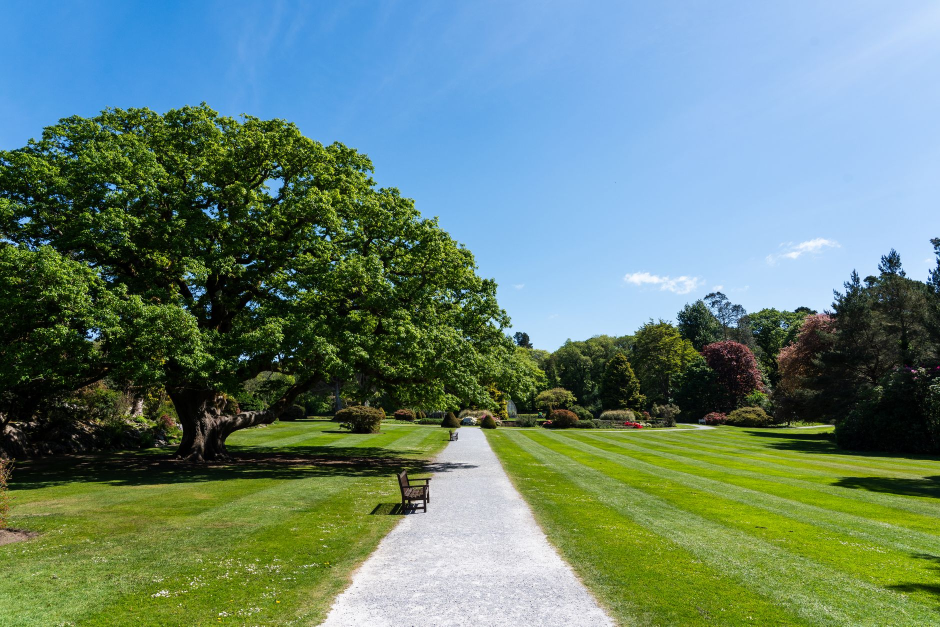
#> input picture chair-workout/assets/img/lawn_6.jpg, 1880 x 1253 px, given in place of aa_noreason.png, which was not available (shown at 1/2 size)
$ python scenes2.py
#> lines starting #> are read from the running program, lines starting #| are printed output that depends on the picture
### ai-equator/jensen/lib.py
"""Helpers for AI Equator style v2: dark stage, built cards, blue key words, orange hand notes, blur dissolves."""
import hashlib, subprocess
from pathlib import Path
from PIL import Image

H = Path(__file__).parent
Image.MAX_IMAGE_PIXELS = None
FF = r"C:/Users/daggu222105/AppData/Local/Microsoft/WinGet/Links/ffmpeg.exe"
RAW, CLIPS, IMG = H / "assets/raw", H / "assets/clips", H / "assets/img"
CLIPS.mkdir(exist_ok=True)

html, tl = [], []
Z = {"i": 0, "z": 10}
PENDING = []  # root-level video wrappers for the scene being built
B, E = '<span class="blue">', "</span>"


def nid(p="e"):
    Z["i"] += 1
    return f"{p}{Z['i']}"


def T(t):
    if isinstance(t, (int, float)):
        return float(t)
    m, x = t.split(":")
    return int(m) * 60 + float(x)


# ---------- motion
def enter(sel, t, y=18, d=.35):
    tl.append(f'tl.fromTo("{sel}",{{opacity:0,y:{y},filter:"blur(6px)"}},{{opacity:1,y:0,filter:"blur(0px)",duration:{d},ease:"power3.out"}},{T(t):.3f});')


def pop(sel, t, rot=0):
    tl.append(f'tl.fromTo("{sel}",{{opacity:0,scale:.86,rotation:{rot - 4}}},{{opacity:1,scale:1,rotation:{rot},duration:.22,ease:"back.out(2)"}},{T(t):.3f});')


def dim(sel, t, to=.28):
    tl.append(f'tl.to("{sel}",{{opacity:{to},duration:.3,ease:"power2.out"}},{T(t):.3f});')


def count(sel, t, a, b, dec=0, pre="", suf="", d=1.3):
    tl.append(f'count("{sel}",{T(t):.3f},{a},{b},{dec},"{pre}","{suf}",{d});')


def grow(sel, t, w, d=.9):
    tl.append(f'tl.fromTo("{sel}",{{width:0}},{{width:{w},duration:{d},ease:"power3.out"}},{T(t):.3f});')


# ---------- scene host with blur dissolve
def scene(a, b, inner, out=True, fade_in=True):
    a, b = T(a), T(b)
    Z["z"] += 1
    host, w = nid("s"), nid("w")
    dur = b - a + (.4 if out else 0)
    html.append(f'<div id="{host}" class="clip scene" data-start="{a:.3f}" data-duration="{dur:.3f}" data-track-index="2" style="z-index:{Z["z"]}" data-layout-allow-overflow data-layout-allow-overlap><div id="{w}" class="sc">{inner}</div></div>')
    if fade_in:
        tl.append(f'tl.fromTo("#{w}",{{opacity:0,filter:"blur(10px)"}},{{opacity:1,filter:"blur(0px)",duration:.4,ease:"power2.out"}},{a:.3f});')
    else:
        tl.append(f'tl.set("#{w}",{{opacity:1}},0);')
    if out:
        tl.append(f'tl.to("#{w}",{{opacity:0,filter:"blur(10px)",duration:.4,ease:"power2.in"}},{b:.3f});')
    for wid, markup in PENDING:  # clips sit on their own root layer just above the scene, fading with it
        Z["z"] += 1
        html.append(markup.replace("@Z@", str(Z["z"])))
        if out:
            tl.append(f'tl.to("#{wid}",{{opacity:0,duration:.4,ease:"power2.in"}},{b:.3f});')
    PENDING.clear()


# ---------- elements
def el(t, inner, style, cls="", anim="enter", rot=0, eid=None):
    eid = eid or nid("c")
    if anim == "enter":
        enter(f"#{eid}", t)
    elif anim == "pop":
        pop(f"#{eid}", t, rot)
    return f'<div id="{eid}" class="a {cls}" style="{style}">{inner}</div>'


def txt(t, s, x, y, size=72, w=None, cls="h", align="left", anim="enter", eid=None):
    if align == "center":
        return el(t, s, f"left:0;right:0;top:{y}px;text-align:center;font-size:{size}px", cls, anim, eid=eid)
    ws = f"width:{w}px;" if w else ""
    return el(t, s, f"left:{x}px;top:{y}px;{ws}font-size:{size}px", cls, anim, eid=eid)


_A = '<svg width="{w}" height="{h}" viewBox="0 0 {w} {h}"><path d="{d}" fill="none" stroke="#F0A818" stroke-width="3.2" stroke-linecap="round" stroke-linejoin="round"/></svg>'
ARROWS = {
    "down": _A.format(w=54, h=58, d="M8 4c18 6 30 20 30 46M26 40l12 12 10-15"),
    "up": _A.format(w=54, h=58, d="M10 54c16-6 28-20 28-46M26 18l12-12 10 15"),
    "left": _A.format(w=70, h=40, d="M66 10C46 4 24 10 8 28M8 28l2-16M8 28l16 0"),
    "right": _A.format(w=70, h=40, d="M4 10c20-6 42 0 58 18M62 28l-2-16M62 28l-16 0"),
}


def note(t, s, x, y, size=46, arrow=None, ax=0, ay=0):
    a = f'<span class="arw" style="left:{ax}px;top:{ay}px">{ARROWS[arrow]}</span>' if arrow else ""
    return el(t, s + a, f"left:{x}px;top:{y}px;font-size:{size}px", "note")


def src(t, s, x=0, y=1000, center=True):
    if center:
        return el(t, s, f"left:0;right:0;top:{y}px;text-align:center", "src")
    return el(t, s, f"left:{x}px;top:{y}px", "src")


def card(t, inner, x, y, w, h=None, cls="card", anim="enter", eid=None):
    hs = f"height:{h}px;" if h else ""
    return el(t, inner, f"left:{x}px;top:{y}px;width:{w}px;{hs}", cls, anim, eid=eid)


def img(t, path, x, y, w, h=None, cls="im", anim="enter", rot=0, eid=None):
    if h is None:
        iw, ih = Image.open(H / path).size
        h = int(w * ih / iw)
    return el(t, f'<img src="{path}" alt="" style="width:{w}px;height:{h}px">', f"left:{x}px;top:{y}px;width:{w}px;height:{h}px", cls, anim, rot, eid)


def meme(t, name, x, y, w, rot=-2):
    return img(t, f"assets/img/{name}", x, y, w, cls="meme", anim="pop", rot=rot)


def logo(t, name, x, y, w, anim="enter"):
    return img(t, f"assets/img/{name}", x, y, w, cls="logo", anim=anim)


# [5 lines left out: function person, not called in this run]


def page_img(name, crop):
    tag = hashlib.md5(str(crop).encode()).hexdigest()[:5]
    out = IMG / f"{name}_{tag}.jpg"
    if not out.exists():
        im = Image.open(RAW / "web" / f"{name}.png").convert("RGB")
        w, h = im.size
        im.crop((int(crop[0] * w), int(crop[1] * h), int(crop[2] * w), int(crop[3] * h))).save(out, quality=92)
    return f"assets/img/{out.name}", Image.open(out).size


def mac(t, name, url, crop, x, y, w, a, b, zoom=1.035):
    """Dark browser window holding a real captured page; crop is a fraction box of the capture."""
    s, (iw, ih) = page_img(name, crop)
    h = int(w * ih / iw)
    eid, kb = nid("m"), nid("k")
    enter(f"#{eid}", t, 24)
    tl.append(f'tl.fromTo("#{kb}",{{scale:1}},{{scale:{zoom},duration:{T(b) - T(a):.3f},ease:"none"}},{T(a):.3f});')
    return (f'<div id="{eid}" class="a mac" style="left:{x}px;top:{y}px;width:{w}px"><div class="mbar"><i></i><i></i><i></i><div class="murl">{url}</div></div>'
            f'<div class="mbody" style="height:{h}px"><img id="{kb}" src="{s}" alt="{name}" style="width:{w}px;height:{h}px"></div></div>')


def trim(raw, ss, d, w=1280, h=720, crop=None):
    key = hashlib.md5(f"{raw}{ss:.2f}{d:.2f}{w}{h}{crop}".encode()).hexdigest()[:8]
    out = CLIPS / f"{Path(raw).stem}_{key}.mp4"
    if not out.exists():
        subprocess.run([FF, "-hide_banner", "-loglevel", "error", "-y", "-ss", f"{ss:.2f}", "-t", f"{d + .3:.2f}", "-i", str(RAW / raw), "-an",
                        "-vf", (f"crop={crop[0]}:{crop[1]}:{crop[2]}:{crop[3]}," if crop else "") + f"scale={w}:{h}:force_original_aspect_ratio=increase,crop={w}:{h},fps=30", "-c:v", "libx264", "-preset", "fast", "-crf", "18", "-pix_fmt", "yuv420p", str(out)], check=True)
    return f"assets/clips/{out.name}"


def vcard(a, b, raw, ss, x, y, w, h, credit=None, anim="enter", crop=None):
    """A real clip in a rounded frame. The frame lives in the scene; the video sits on a root layer above it."""
    a, b = T(a), T(b)
    s = trim(raw, ss, b - a + .5, 1280, int(1280 * h / w) // 2 * 2, crop)
    eid, v, wr = nid("vc"), nid("v"), nid("vw")
    (pop if anim == "pop" else enter)(f"#{eid}", a)
    (pop if anim == "pop" else enter)(f"#{wr}", a)
    PENDING.append((wr, f'<div id="{wr}" class="vwrap" style="left:{x}px;top:{y}px;width:{w}px;height:{h}px;z-index:@Z@"><video id="{v}" class="clip" src="{s}" muted playsinline '
                        f'data-start="{a:.3f}" data-duration="{b - a + .4:.3f}" data-track-index="1" style="width:{w}px;height:{h}px;object-fit:cover"></video></div>'))
    out = f'<div id="{eid}" class="a vcard" style="left:{x}px;top:{y}px;width:{w}px;height:{h}px"></div>'
    if credit:
        out += src(a, credit, x, y + h + 14, center=False)
    return out


def cross(t, x, y, s=60):
    return el(t, f'<svg width="{s}" height="{s}" viewBox="0 0 64 64"><path d="M14 14l36 36M50 14L14 50" stroke="#F85149" stroke-width="7" stroke-linecap="round"/></svg>', f"left:{x}px;top:{y}px", "", "pop")


def check(t, x, y, s=60):
    return el(t, f'<svg width="{s}" height="{s}" viewBox="0 0 64 64"><path d="M12 34l14 14 26-30" fill="none" stroke="#3FB950" stroke-width="7" stroke-linecap="round" stroke-linejoin="round"/></svg>', f"left:{x}px;top:{y}px", "", "pop")


def draw(eid, t, d=.35, stagger=0):
    tl.append(f'tl.set("#{eid}",{{opacity:1}},{T(t):.3f});')
    tl.append(f'tl.fromTo("#{eid} .dr",{{strokeDashoffset:1}},{{strokeDashoffset:0,duration:{d},stagger:{stagger},ease:"power2.out"}},{T(t):.3f});')


# [38 lines left out: functions bigx, underline, link, bars, not called in this run]


def tweet(t, name, x, y, w, ycrop=1.0, anim="enter"):
    """Real X post card captured with capture.mjs tweet; ycrop keeps the top part of a long post."""
    out = IMG / f"tw_{name}_{int(ycrop * 100)}.png"
    if not out.exists():
        im = Image.open(RAW / "web" / f"tw_{name}.png")
        im.crop((0, 0, im.width, int(im.height * ycrop))).save(out)
    return img(t, f"assets/img/{out.name}", x, y, w, cls="im tw", anim=anim)

### ai-equator/jensen/scenes2.py
"""Nvidia CEO affair + spy probe: 3:32 to the end, timed to the user's transcript."""
from lib import *

NVM = "nvidianews.nvidia.com/news/a-message-to-our-company"
AAU = "aa.com.tr"


def chapter(t, label, title):
    return (txt(t, f'<span class="mono g">{label}</span>', 0, 420, 30, align="center")
            + txt(t + .1, title, 0, 470, 96, align="center"))


# what's still unconfirmed
items = [(217.18, "the intelligence memo hasn't been released"), (219.92, "no public proof Alice Huang was actually recruited"),
         (223.20, "no public proof she got any secrets"), (225.58, "no proof Jensen shared anything confidential")]
inner = (txt(211.89, "the part a lot of videos will skip", 0, 80, 40, align="center", cls="lab")
         + txt(214.51, f"a lot of this is still {B}unconfirmed{E}", 0, 140, 76, align="center"))
for i, (t, lab) in enumerate(items):
    inner += card(t, f'<div class="li">{lab}</div>', 360, 300 + i * 130, 1200, 100)
    inner += el(t + .2, '<span class="big" style="font-size:44px;color:#F0A818">?</span>', f"left:1500px;top:{318 + i * 130}px", "")
scene(211.89, 227.96, inner)

scene(227.96, 237.17,
      card(227.96, '<div class="li">not charged with anything</div>', 300, 130, 620, 100, cls="card ok")
      + mac(230.10, "aa_noreason", AAU, (.04, .38, .66, .62), 300, 280, 1320, 230.1, 237.17)
      + note(230.6, "Nvidia's board", 1000, 150, 54))
#> in page_img, im is the input picture: PIL image 1880x1253 RGB; mean R, G, B 102.3, 130.7, 117.8
#> in page_img, `im.crop((int(crop[0] * w), int(crop[1] * h), int(crop[2] * w), int(cro..`:
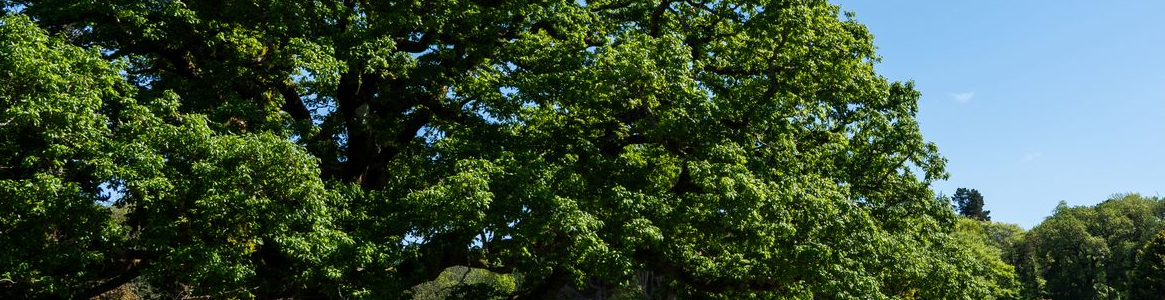
#> saved as aa_noreason_912aa.jpg: PIL image 1165x300 RGB; mean R, G, B 62.1, 82.2, 60.1
#> in mac, `s, (iw, ih) = page_img(name, crop)`: s = 'assets/img/aa_noreason_912aa.jpg'; iw = 1165; ih = 300
#> in mac, `h = int(w * ih / iw)`: h = 339
#> in note, `a = f'<span class="arw" style="left:{ax}px;top:{ay}px">{ARROWS[arrow]}..`: a = ''

scene(237.17, 246.89,
      card(237.17, f'<div class="mono g" style="font-size:24px">confirmed</div>'
           '<div class="li" style="margin-top:18px">the affair (he admitted it)</div>'
           '<div class="li" style="margin-top:12px">the investigations</div>'
           '<div class="li" style="margin-top:12px">the letters from Congress</div>', 260, 240, 680, 400, cls="card ok")
      + card(243.97, f'<div class="mono g" style="font-size:24px">still an allegation</div><div class="ct" style="font-size:60px;margin-top:22px">{B}everything else{E}</div>', 1000, 240, 660, 400, cls="card red"))

# the board
scene(246.89, 255.72,
      txt(246.89, f"now, the {B}board{E}", 300, 80, 60)
      + mac(248.13, "nv_board", "nvidianews.nvidia.com", (.0, .05, .70, .80), 300, 170, 960, 248.13, 255.72)
      + card(249.55, '<div class="li">independent investigation</div>', 1320, 260, 440, 90, cls="card sel")
      + card(251.07, '<div class="li">committee of independent directors</div>', 1320, 380, 440, 130)
      + card(253.95, '<div class="li">outside lawyers</div>', 1320, 540, 440, 90))
#> call 2 of page_img, with name = 'nv_board', crop = (0, 0.05, 0.7, 0.8)
#> in page_img (call 2), `tag = hashlib.md5(str(crop).encode()).hexdigest()[:5]`: tag = 'ddcdd'
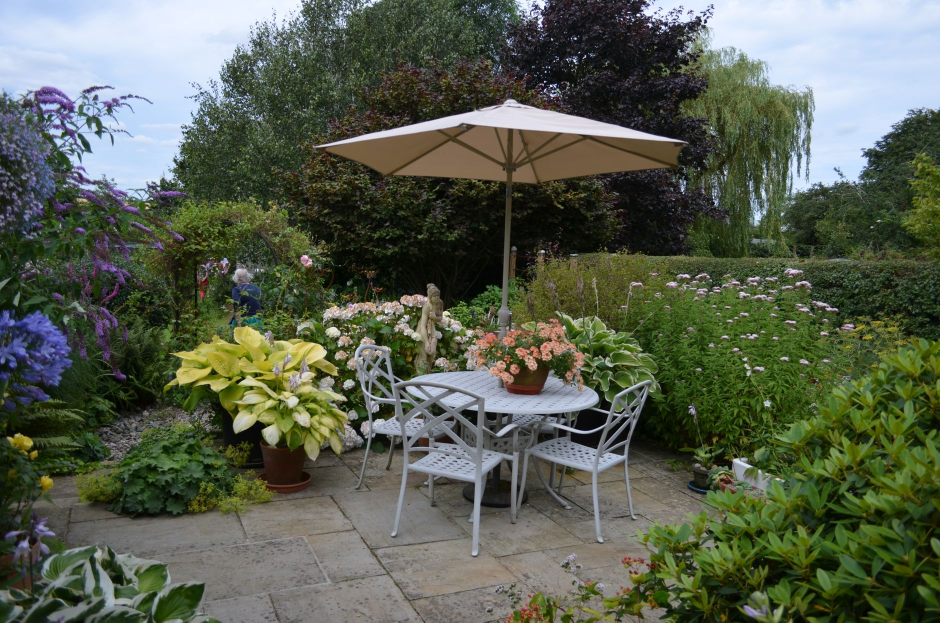
#> input picture chair-workout/assets/img/patio_6.jpg, 1880 x 1245 px, given in place of nv_board.png, which was not available (shown at 1/2 size)
#> in page_img, im is the input picture: PIL image 1880x1245 RGB; mean R, G, B 88.5, 95.8, 79.3
#> in page_img (call 2), `im.crop((int(crop[0] * w), int(crop[1] * h), int(crop[2] * w), int(cro..`:
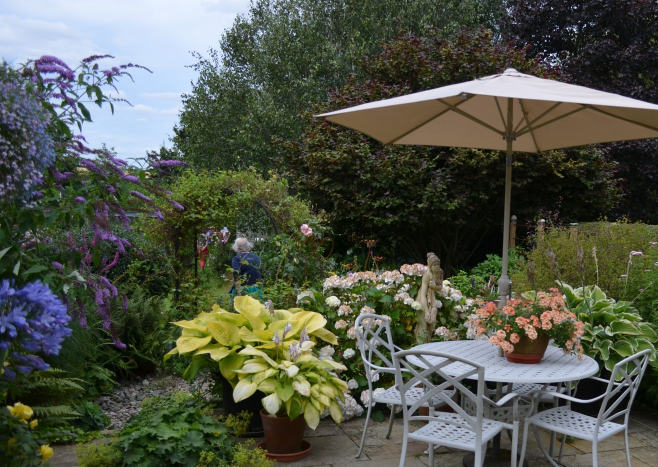
#> saved as nv_board_ddcdd.jpg: PIL image 1316x934 RGB (shown at 1/2 size); mean R, G, B 81.6, 86.3, 72.8
scene(255.72, 262.02,
      txt(255.72, "it's focused on whether Jensen was", 0, 230, 44, align="center", cls="lab")
      + txt(256.68, f"the target of a {B}foreign intelligence operation{E}", 0, 300, 72, align="center")
      + txt(259.96, "not on the affair itself", 0, 460, 52, align="center", cls="h strike2"))
scene(262.02, 270.82,
      vcard(262.02, 270.82, "x/yt_bloom_probe.mp4", 89.8, 260, 180, 900, 506, "Bloomberg Television")
      + card(262.80, '<div class="li">board: still has confidence in him</div>', 1220, 220, 480, 130, cls="card ok")
      + card(264.64, '<div class="li">he stays on as CEO</div>', 1220, 380, 480, 90)
      + note(266.82, "“will not slow NVIDIA”", 1220, 530, 56))
#> in vcard, `eid, v, wr = nid("vc"), nid("v"), nid("vw")`: eid = 'vc36'; v = 'v37'; wr = 'vw38'

# the stock
scene(270.82, 286.62,
      txt(270.82, f"let's talk {B}stock{E}", 300, 90, 60)
      + txt(272.22, '<span class="mono g">Nov 5, 2026</span>', 300, 190, 32)
      + card(273.62, f'<img src="assets/img/nvidia_w.png" alt="" style="width:240px;height:44px;object-fit:contain"><div class="big" style="font-size:120px;color:#F85149;margin-top:20px">−9.3%</div>', 300, 270, 620, 300)
      + card(279.66, f'<img src="assets/img/amd_w.png" alt="" style="width:200px;height:48px;object-fit:contain"><div class="big" style="font-size:120px;color:#F85149;margin-top:16px">−17.3%</div>', 1000, 270, 620, 300, cls="card red")
      + note(277.08, "a wider AI chip sell-off", 320, 620, 50)
      + note(283.36, "can't blame all of that on Jensen", 1020, 620, 50)
      + meme(284.0, "thisisfine.jpg", 1240, 720, 400, 2)
      + src(274.0, "Sources: CNBC, Trefis", 300, 1000, center=False))
#> in img, `iw, ih = Image.open(H / path).size`: iw = 1880; ih = 1245
#> in img, `h = int(w * ih / iw)`: h = 264
scene(286.62, 291.98,
      vcard(286.62, 291.98, "x/yt_cnbc_invest.mp4", 36.0, 300, 150, 1100, 619, "CNBC Television · Nov 9, 2026")
      + note(287.4, "after the memo: down 2%+ after hours (reported)", 300, 840, 44)
      + note(289.2, "Monday premarket: about −5% (CNBC)", 300, 910, 44))
scene(291.98, 304.80,
      vcard(291.98, 304.80, "x/yt_ives.mp4", 1.0, 260, 150, 900, 506, "CNBC International · Dan Ives")
      + tweet(293.0, "ives2", 1220, 150, 500)
      + note(294.54, "a risk Jensen could be removed as CEO", 260, 760, 50)
      + note(301.14, "“Jensen basically is the Nvidia story”", 260, 850, 46))
#> (the run stopped early here; a loop or call above may not have finished)
